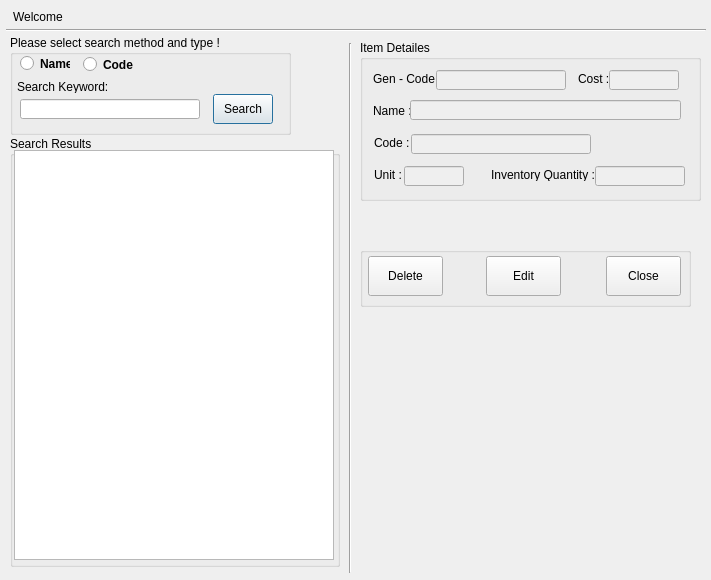
<?xml version="1.0" encoding="UTF-8"?>
<ui version="4.0">
	<class>searchSPDialog</class>
	<widget class="QDialog" name="searchSPDialog">
		<property name="geometry">
			<rect>
				<x>0</x>
				<y>0</y>
				<width>711</width>
				<height>580</height>
			</rect>
		</property>
		<property name="windowTitle">
			<string>Spare Parts Search</string>
		</property>
		<widget class="QLabel" name="label">
			<property name="geometry">
				<rect>
					<x>13</x>
					<y>10</y>
					<width>50</width>
					<height>13</height>
				</rect>
			</property>
			<property name="text">
				<string>Welcome,</string>
			</property>
		</widget>
		<widget class="QLabel" name="loggeduserlbl">
			<property name="geometry">
				<rect>
					<x>64</x>
					<y>11</y>
					<width>230</width>
					<height>13</height>
				</rect>
			</property>
			<property name="font">
				<font>
					<weight>75</weight>
					<bold>true</bold>
				</font>
			</property>
			<property name="text">
				<string/>
			</property>
		</widget>
		<widget class="Line" name="line">
			<property name="geometry">
				<rect>
					<x>6</x>
					<y>29</y>
					<width>700</width>
					<height>3</height>
				</rect>
			</property>
			<property name="orientation">
				<enum>Qt::Horizontal</enum>
			</property>
		</widget>
		<widget class="QGroupBox" name="groupBox">
			<property name="geometry">
				<rect>
					<x>10</x>
					<y>35</y>
					<width>281</width>
					<height>100</height>
				</rect>
			</property>
			<property name="title">
				<string>Please select search method and type !</string>
			</property>
			<widget class="QRadioButton" name="srnamerbtn">
				<property name="geometry">
					<rect>
						<x>10</x>
						<y>20</y>
						<width>50</width>
						<height>17</height>
					</rect>
				</property>
				<property name="font">
					<font>
						<weight>75</weight>
						<bold>true</bold>
					</font>
				</property>
				<property name="text">
					<string>Name</string>
				</property>
			</widget>
			<widget class="QRadioButton" name="spcoderbtn">
				<property name="geometry">
					<rect>
						<x>73</x>
						<y>21</y>
						<width>70</width>
						<height>17</height>
					</rect>
				</property>
				<property name="font">
					<font>
						<weight>75</weight>
						<bold>true</bold>
					</font>
				</property>
				<property name="text">
					<string>Code</string>
				</property>
			</widget>
			<widget class="QLabel" name="label_3">
				<property name="geometry">
					<rect>
						<x>7</x>
						<y>45</y>
						<width>90</width>
						<height>13</height>
					</rect>
				</property>
				<property name="text">
					<string>Search Keyword:</string>
				</property>
			</widget>
			<widget class="QLineEdit" name="searchled">
				<property name="geometry">
					<rect>
						<x>10</x>
						<y>64</y>
						<width>180</width>
						<height>20</height>
					</rect>
				</property>
			</widget>
			<widget class="QPushButton" name="searchbtn">
				<property name="geometry">
					<rect>
						<x>203</x>
						<y>59</y>
						<width>60</width>
						<height>30</height>
					</rect>
				</property>
				<property name="text">
					<string>Search</string>
				</property>
			</widget>
		</widget>
		<widget class="QGroupBox" name="groupBox_2">
			<property name="geometry">
				<rect>
					<x>10</x>
					<y>136</y>
					<width>330</width>
					<height>431</height>
				</rect>
			</property>
			<property name="title">
				<string>Search Results</string>
			</property>
			<widget class="QListWidget" name="searchResultlistWidget">
				<property name="geometry">
					<rect>
						<x>4</x>
						<y>14</y>
						<width>320</width>
						<height>410</height>
					</rect>
				</property>
			</widget>
		</widget>
		<widget class="QGroupBox" name="groupBox_3">
			<property name="geometry">
				<rect>
					<x>360</x>
					<y>40</y>
					<width>341</width>
					<height>161</height>
				</rect>
			</property>
			<property name="title">
				<string>Item Detailes</string>
			</property>
			<widget class="QLabel" name="label_4">
				<property name="geometry">
					<rect>
						<x>13</x>
						<y>32</y>
						<width>70</width>
						<height>13</height>
					</rect>
				</property>
				<property name="text">
					<string>Gen - Code :</string>
				</property>
			</widget>
			<widget class="QLabel" name="label_5">
				<property name="geometry">
					<rect>
						<x>13</x>
						<y>64</y>
						<width>40</width>
						<height>13</height>
					</rect>
				</property>
				<property name="text">
					<string>Name :</string>
				</property>
			</widget>
			<widget class="QLabel" name="label_6">
				<property name="geometry">
					<rect>
						<x>14</x>
						<y>96</y>
						<width>40</width>
						<height>13</height>
					</rect>
				</property>
				<property name="text">
					<string>Code :</string>
				</property>
			</widget>
			<widget class="QLabel" name="label_8">
				<property name="geometry">
					<rect>
						<x>14</x>
						<y>128</y>
						<width>30</width>
						<height>13</height>
					</rect>
				</property>
				<property name="text">
					<string>Unit :</string>
				</property>
			</widget>
			<widget class="QLabel" name="label_9">
				<property name="geometry">
					<rect>
						<x>131</x>
						<y>128</y>
						<width>110</width>
						<height>13</height>
					</rect>
				</property>
				<property name="text">
					<string>Inventory Quantity :</string>
				</property>
			</widget>
			<widget class="QLineEdit" name="codeled">
				<property name="enabled">
					<bool>false</bool>
				</property>
				<property name="geometry">
					<rect>
						<x>76</x>
						<y>30</y>
						<width>130</width>
						<height>20</height>
					</rect>
				</property>
			</widget>
			<widget class="QLineEdit" name="nameled">
				<property name="enabled">
					<bool>false</bool>
				</property>
				<property name="geometry">
					<rect>
						<x>50</x>
						<y>60</y>
						<width>271</width>
						<height>20</height>
					</rect>
				</property>
			</widget>
			<widget class="QLineEdit" name="strsizeled">
				<property name="enabled">
					<bool>false</bool>
				</property>
				<property name="geometry">
					<rect>
						<x>51</x>
						<y>94</y>
						<width>180</width>
						<height>20</height>
					</rect>
				</property>
			</widget>
			<widget class="QLineEdit" name="unitled">
				<property name="enabled">
					<bool>false</bool>
				</property>
				<property name="geometry">
					<rect>
						<x>44</x>
						<y>126</y>
						<width>60</width>
						<height>20</height>
					</rect>
				</property>
			</widget>
			<widget class="QLineEdit" name="invQtyled">
				<property name="enabled">
					<bool>false</bool>
				</property>
				<property name="geometry">
					<rect>
						<x>235</x>
						<y>126</y>
						<width>90</width>
						<height>20</height>
					</rect>
				</property>
			</widget>
			<widget class="QLineEdit" name="costled">
				<property name="enabled">
					<bool>false</bool>
				</property>
				<property name="geometry">
					<rect>
						<x>249</x>
						<y>30</y>
						<width>70</width>
						<height>20</height>
					</rect>
				</property>
			</widget>
			<widget class="QLabel" name="label_11">
				<property name="geometry">
					<rect>
						<x>218</x>
						<y>32</y>
						<width>30</width>
						<height>13</height>
					</rect>
				</property>
				<property name="text">
					<string>Cost :</string>
				</property>
			</widget>
		</widget>
		<widget class="Line" name="line_2">
			<property name="geometry">
				<rect>
					<x>349</x>
					<y>43</y>
					<width>3</width>
					<height>530</height>
				</rect>
			</property>
			<property name="orientation">
				<enum>Qt::Vertical</enum>
			</property>
		</widget>
		<widget class="QLabel" name="label_10">
			<property name="geometry">
				<rect>
					<x>361</x>
					<y>203</y>
					<width>330</width>
					<height>30</height>
				</rect>
			</property>
			<property name="font">
				<font>
					<pointsize>10</pointsize>
					<weight>75</weight>
					<bold>true</bold>
				</font>
			</property>
			<property name="styleSheet">
				<string notr="true">color: rgb(255, 0, 0);</string>
			</property>
			<property name="text">
				<string/>
			</property>
			<property name="alignment">
				<set>Qt::AlignCenter</set>
			</property>
		</widget>
		<widget class="QGroupBox" name="groupBox_4">
			<property name="geometry">
				<rect>
					<x>360</x>
					<y>247</y>
					<width>331</width>
					<height>60</height>
				</rect>
			</property>
			<property name="title">
				<string/>
			</property>
			<widget class="QPushButton" name="deletebtn">
				<property name="geometry">
					<rect>
						<x>8</x>
						<y>9</y>
						<width>75</width>
						<height>40</height>
					</rect>
				</property>
				<property name="text">
					<string>Delete</string>
				</property>
			</widget>
			<widget class="QPushButton" name="editbtn">
				<property name="geometry">
					<rect>
						<x>126</x>
						<y>9</y>
						<width>75</width>
						<height>40</height>
					</rect>
				</property>
				<property name="text">
					<string>Edit</string>
				</property>
			</widget>
			<widget class="QPushButton" name="closebtn">
				<property name="geometry">
					<rect>
						<x>246</x>
						<y>9</y>
						<width>75</width>
						<height>40</height>
					</rect>
				</property>
				<property name="text">
					<string>Close</string>
				</property>
			</widget>
		</widget>
	</widget>
	<resources/>
	<connections/>
</ui>
